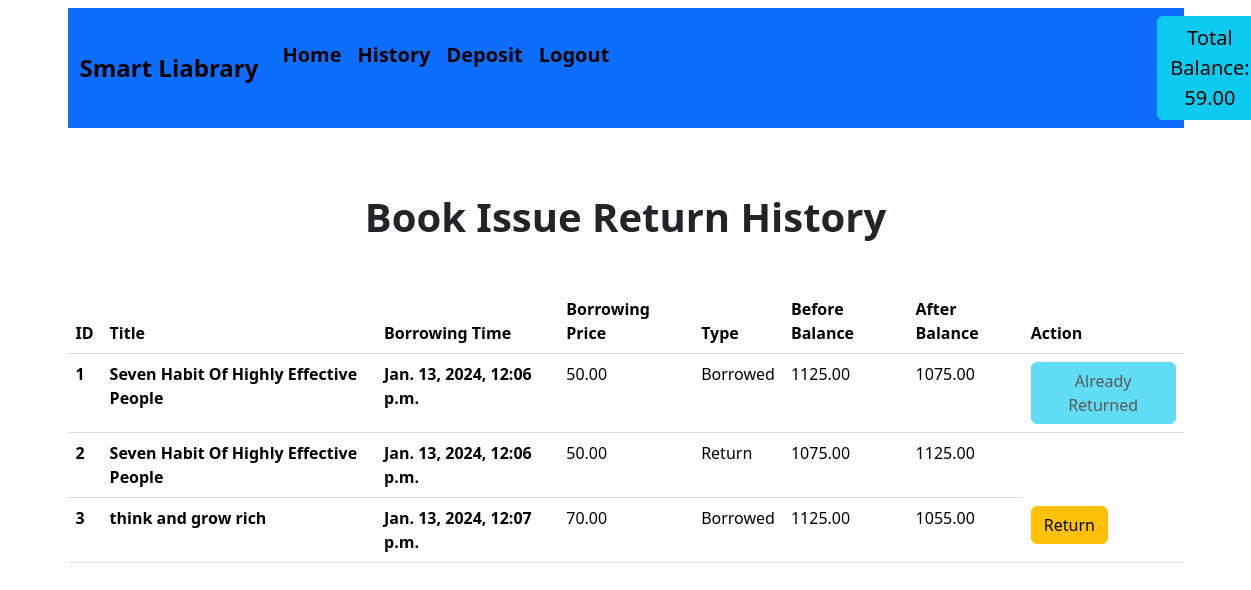
/history (signed in), run on the app's committed database.
### user_app/models.py (models this page shows, shortened)
class UserAccount(models.Model):
    user = models.OneToOneField(
        User, related_name='account', on_delete=models.CASCADE, related_query_name='')
    account_no = models.IntegerField(unique=True)
    balance = models.DecimalField(default=0, max_digits=12, decimal_places=2)

### book_app/models.py (models this page shows, shortened)
class BookIssueRetrunHistory(models.Model):
    book = models.ForeignKey(Book, on_delete=models.CASCADE,)
    account = models.ForeignKey(
        UserAccount, on_delete=models.CASCADE,)
    date = models.DateTimeField(auto_now_add=True)
    borrowing_price = models.DecimalField(
        default=0, max_digits=12, decimal_places=2)
    before_balance = models.DecimalField(
        default=0, max_digits=12, decimal_places=2)
    after_balance = models.DecimalField(
        default=0, max_digits=12, decimal_places=2)
    type = models.IntegerField(choices=TYPE)
    is_returned = models.BooleanField(default=False)

class Book(models.Model):
    title = models.CharField(max_length=50)
    description = models.CharField(max_length=200)
    image = models.ImageField(upload_to='books')
    borrowing_price = models.DecimalField(
        default=0, max_digits=12, decimal_places=2)
    categories = models.ForeignKey(
        Category, on_delete=models.CASCADE, related_name='books')

### book_app/views.py (the view)
# urls.py: path('history', history, name="history"),
def history(request):
    all_history = BookIssueRetrunHistory.objects.all()
    return render(request, 'book_issue_history.html', {'all_history': all_history})

### book_app/templates/book_issue_history.html
{% extends 'base.html' %}{% block body_block %}
<h1 class="text-center fw-bold mb-5">Book Issue Return History</h1>
<table class="table">
  <thead>
    <tr>
      <th scope="col">ID</th>
      <th scope="col">Title</th>
      <th scope="col">Borrowing Time</th>
      <th scope="col">Borrowing Price</th>
      <th scope="col">Type</th>
      <th scope="col">Before Balance</th>
      <th scope="col">After Balance</th>
      <th scope="col">Action</th>
    </tr>
  </thead>
  <tbody>
    {% for book in all_history %}
    <tr>
      <th>{{book.id}}</th>
      <th>{{book.book.title}}</th>
      <th>{{book.date}}</th>
      <td>{{book.borrowing_price}}</td>
      {% if book.type == 1 %}
      <td>Borrowed</td>
      {% elif book.type == 2 %}
      <td>Return</td>
      {% endif %}
      <td>{{book.before_balance}}</td>
      <td>{{book.after_balance}}</td>
      {% if book.type == 1 and book.is_returned == False %}
      <td>
        <a href="{% url 'return_book' id=book.id %}">
          <button type="button" class="btn btn-warning">Return</button>
        </a>
      </td>
      {% elif book.type == 1 and book.is_returned == True %}
      <td>
        <button type="button" class="btn btn-info disabled">
          Already Returned
        </button>
      </td>
      {% endif %}
    </tr>
    {% endfor %}
  </tbody>
</table>
{% endblock %}

### templates/base.html (shortened to what this page needs)
<!DOCTYPE html>
<html lang="en">
  <head>
    <link
      href="https://cdn.jsdelivr.net/npm/bootstrap@5.3.2/dist/css/bootstrap.min.css"
      rel="stylesheet"
    />
  </head>
  <body class="container">
    <nav
      style="margin-bottom: 65px"
      class="mt-2 navbar navbar-expand-lg bg-primary navbar-dark container"
    >
      <div class="container">
        <a class="navbar-brand fw-bold fs-4 text-black" href="#"
          >Smart Liabrary</a
        >
        <div class="collapse navbar-collapse" id="navbarSupportedContent">
          <ul
            class="text-black fw-bold navbar-nav d-flex flex-row me-1 my-auto"
          >
            <li class="nav-item me-3 me-lg-0 mt-3">
              <a class="nav-link fs-5 text-black" href="{%url 'home' %}"
                >Home</a
              >
            </li>
            {% if request.user.is_authenticated %}
            <li class="nav-item me-3 me-lg-0 mt-3">
              <a class="nav-link fs-5 text-black" href="{% url 'history'  %}"
                >History</a
              >
            </li>
            <li class="nav-item me-3 me-lg-0 mt-3">
              <a class="nav-link fs-5 text-black" href="{%url 'deposit' %}"
                >Deposit</a
              >
            </li>
            <li class="nav-item me-3 me-lg-0 mt-3">
              <a class="nav-link fs-5 text-black" href="{%url 'logout' %}"
                >Logout</a
              >
            </li>
            <li class="nav-item me-3 me-lg-0">
              <a
                class="fs-5 text-black btn btn-info"
                style="margin-left: 540px"
                href=""
                >Total Balance: {{request.user.account.balance}}</a
              >
            </li>
            {% endif %}
          </ul>
        </div>
      </div>
    </nav>
    {% block body_block %} {% endblock %}
  </body>
</html>

### data on the page
BookIssueRetrunHistory: id "1", book "Seven Habit Of Highly Effective People", date "Jan. 13, 2024, 12:06 p.m.", borrowing_price "50.00", type "Borrowed", before_balance "1125.00", after_balance "1075.00"
BookIssueRetrunHistory: id "2", book "Seven Habit Of Highly Effective People", date "Jan. 13, 2024, 12:06 p.m.", borrowing_price "50.00", type "Return", before_balance "1075.00", after_balance "1125.00"
BookIssueRetrunHistory: id "3", book "think and grow rich", date "Jan. 13, 2024, 12:07 p.m.", borrowing_price "70.00", type "Borrowed", before_balance "1125.00", after_balance "1055.00"

### other printed values
{{ request.user.account.balance }} "59.00"
